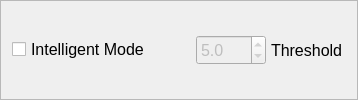
            <widget class="QFrame" name="intModeFrame">
             <property name="frameShape">
              <enum>QFrame::StyledPanel</enum>
             </property>
             <property name="frameShadow">
              <enum>QFrame::Raised</enum>
             </property>
             <layout class="QHBoxLayout" name="intModeLayout">
              <item>
               <widget class="QCheckBox" name="intModeCheckBox">
                <property name="font">
                 <font>
                  <pointsize>12</pointsize>
                 </font>
                </property>
                <property name="toolTip">
                 <string>Use intelligent mode for manual correction, enable this to allow keyboard shortcuts</string>
                </property>
                <property name="text">
                 <string>Intelligent Mode</string>
                </property>
               </widget>
              </item>
              <item>
               <spacer name="intModeSpacer">
                <property name="orientation">
                 <enum>Qt::Horizontal</enum>
                </property>
                <property name="sizeHint" stdset="0">
                 <size>
                  <width>40</width>
                  <height>20</height>
                 </size>
                </property>
               </spacer>
              </item>
              <item>
               <layout class="QHBoxLayout" name="intThsLayout">
                <property name="spacing">
                 <number>5</number>
                </property>
                <item>
                 <widget class="QDoubleSpinBox" name="intThsSpinBox">
                  <property name="enabled">
                   <bool>false</bool>
                  </property>
                  <property name="minimumSize">
                   <size>
                    <width>70</width>
                    <height>30</height>
                   </size>
                  </property>
                  <property name="maximumSize">
                   <size>
                    <width>70</width>
                    <height>30</height>
                   </size>
                  </property>
                  <property name="font">
                   <font>
                    <pointsize>12</pointsize>
                   </font>
                  </property>
                  <property name="focusPolicy">
                   <enum>Qt::NoFocus</enum>
                  </property>
                  <property name="decimals">
                   <number>1</number>
                  </property>
                  <property name="minimum">
                   <double>1.000000000000000</double>
                  </property>
                  <property name="maximum">
                   <double>20.000000000000000</double>
                  </property>
                  <property name="singleStep">
                   <double>0.500000000000000</double>
                  </property>
                  <property name="value">
                   <double>5.000000000000000</double>
                  </property>
                 </widget>
                </item>
                <item>
                 <widget class="QLabel" name="intThsLabel">
                  <property name="minimumSize">
                   <size>
                    <width>75</width>
                    <height>30</height>
                   </size>
                  </property>
                  <property name="maximumSize">
                   <size>
                    <width>75</width>
                    <height>30</height>
                   </size>
                  </property>
                  <property name="font">
                   <font>
                    <pointsize>12</pointsize>
                   </font>
                  </property>
                  <property name="text">
                   <string>Threshold</string>
                  </property>
                 </widget>
                </item>
               </layout>
              </item>
             </layout>
            </widget>
